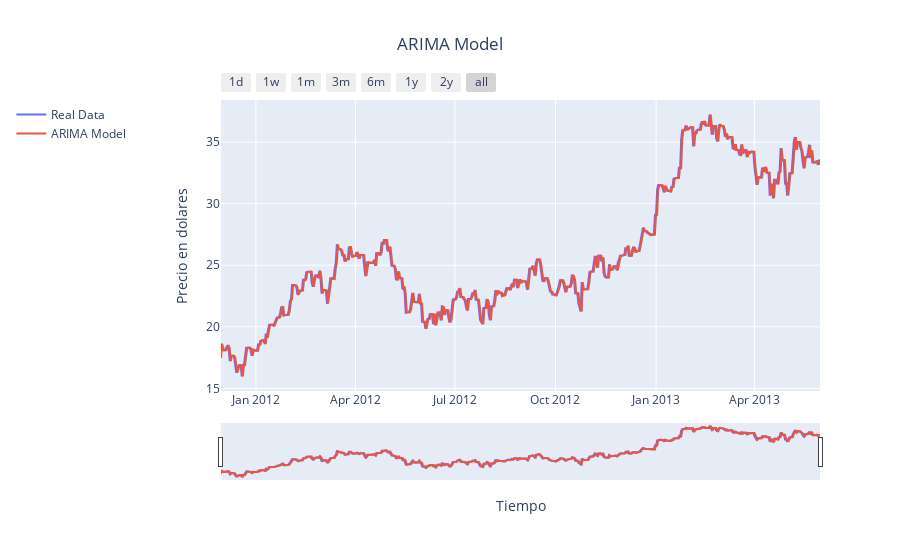

Source (notebook cell):
### Markdown cell above
Analicemos estos resultados para determinar si tienen sentido:

1. p = 1: Esto significa que el orden autoregresivo es de orden 1,AR(1).
2. d = 1: Indica que se aplicó una diferenciación de primer orden.
3. q = 0: Significa que no hay componente de media móvil (MA) en el modelo.

$$
X_t = \Phi X_{t-1} + Z_t 
$$

Con la prubea AD Fuller al tener raiz unitaria se espera que $\Phi \approx 1$

**Desempeño del Modelo**:
  - **MSE**: 0.273762

### Code cell
plot_("ARIMA Model", 
      (test_data.index, test_data['Close'], "Real Data"),
      (test_data.index, test_data['Close'] - np.array(test_residuals), "ARIMA Model"))

### Figure 1 — Plotly figure (JSON) as saved in the notebook; plotly's stock layout.template omitted (floating-point values rounded to 4 significant figures; data arrays with more than 128 entries replaced by an {"elided": "..."} marker saying what was removed)
{"data": [{"line": {"width": 2}, "mode": "lines", "name": "Real Data", "type": "scatter", "x": {"elided": "549 str values"}, "y": {"elided": "549 float values"}}, {"line": {"width": 2}, "mode": "lines", "name": "ARIMA Model", "type": "scatter", "x": {"elided": "549 str values"}, "y": {"elided": "549 float values"}}], "layout": {"legend": {"orientation": "v", "x": -0.35, "xanchor": "left", "y": 1, "yanchor": "top"}, "title": {"text": "ARIMA Model", "x": 0.5}, "xaxis": {"rangeselector": {"buttons": [{"count": 1, "label": "1d", "step": "day", "stepmode": "backward"}, {"count": 7, "label": "1w", "step": "day", "stepmode": "backward"}, {"count": 1, "label": "1m", "step": "month", "stepmode": "backward"}, {"count": 3, "label": "3m", "step": "month", "stepmode": "backward"}, {"count": 6, "label": "6m", "step": "month", "stepmode": "backward"}, {"count": 1, "label": "1y", "step": "year", "stepmode": "backward"}, {"count": 2, "label": "2y", "step": "year", "stepmode": "backward"}, {"step": "all"}]}, "rangeslider": {"visible": true}, "title": {"text": "Tiempo"}, "type": "date"}, "yaxis": {"autorange": true, "title": {"text": "Precio en dolares"}, "type": "linear"}}}
